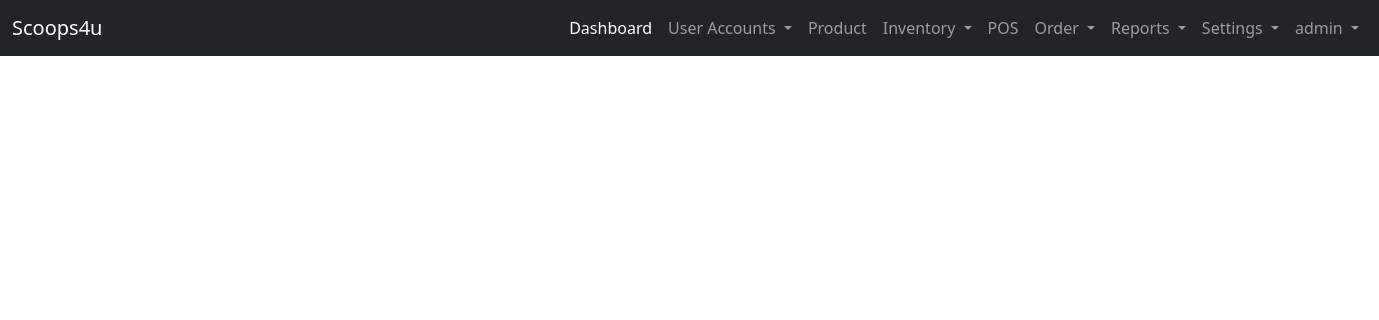
The app's page /user-site/list-inquiry/ (signed in), older data.
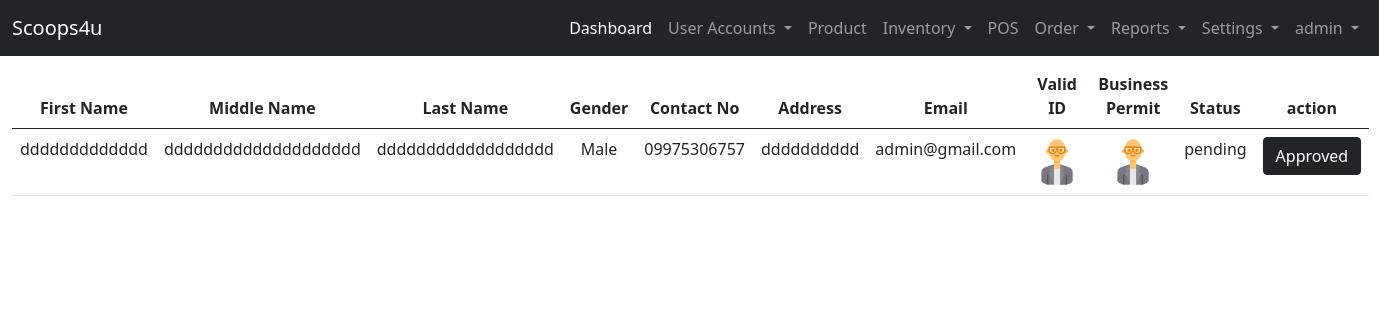
The same page, newer data.
### admin_site/models.py (models this page shows, shortened)
class Reseller(models.Model):
    STATUS = (("pending","pending"),("active","active"),("inactive","inactive"))
    BOOLCHOICE = (("Male","Male"),("Female","Female"))
    reseller_fname =models.CharField(max_length=200, verbose_name='First Name')
    reseller_mname =models.CharField(max_length=200, verbose_name='Middle Name')
    reseller_lname =models.CharField(max_length=200, verbose_name='Last Name')
    reseller_gender = models.CharField(max_length = 50,choices=BOOLCHOICE, verbose_name='Gender')
    reseller_contact =models.CharField(max_length = 12, verbose_name='Contact Number')
    reseller_address =models.TextField(null=False, verbose_name='Address')
    reseller_email =models.EmailField(unique=True, max_length=200, verbose_name='Email')
    reseller_id =models.ImageField( upload_to=image_path, verbose_name='valid id')
    reseller_businessp =models.ImageField( upload_to=image_path,verbose_name='business id')
    reseller_status =models.CharField(max_length=200, null=True, choices=STATUS, verbose_name='Status')

### admin_site/views.py (the view)
# urls.py: path('list-inquiry/', views.list_inquiry, name='list_inquiry'),
@login_required(login_url='landing_page:login')
def list_inquiry(request):
    list_inquiry = Reseller.objects.order_by('-id').filter(reseller_status = "pending")
    context = {'list_inquiry':list_inquiry}
    return render(request, 'admin_site/user/list_inquiry.html', context)

### templates/admin_site/user/list_inquiry.html
{% extends 'admin_site/base.html' %}
{% block template %}
    {% if list_inquiry %}
    <table class="table table-hover text-center">
        <thead>
            <tr>
                <th>First Name</th>
                <th>Middle Name</th>
                <th>Last Name</th>
                <th>Gender</th>
                <th>Contact No</th>
                <th>Address</th>
                <th>Email</th>
                <th>Valid ID</th>
                <th>Business Permit</th>
                <th>Status</th>
                <th>action</th>
            </tr>
            <tbody>
                {% for list in list_inquiry %}
                <tr>
                    <td>{{ list.reseller_fname }}</td>
                    <td>{{ list.reseller_mname }}</td>
                    <td>{{ list.reseller_lname }}</td>
                    <td>{{ list.reseller_gender }}</td>
                    <td>{{ list.reseller_contact }}</td>
                    <td>{{ list.reseller_address }}</td>
                    <td>{{ list.reseller_email }}</td>
                    <td><a href="{% url 'admin_site:viewingpic_vid' list.id %}"><img src="/media/{{ list.reseller_id}}" alt="Valid-ID" width="50" class="rounded-circle"></a></td>
                    <td><a href="{% url 'admin_site:viewingpic_bpermit' list.id %}"><img src="/media/{{ list.reseller_businessp}}" alt="Valid-ID" width="50" class="rounded-circle"></a></td>
                    <td>{{ list.reseller_status }}</td>
                    <td><a href="{% url 'admin_site:register' list.id %}" class="btn btn-dark">Approved</a></td>
                </tr>
                {% endfor %}
            </tbody>
        </thead>
    </table>
    {% endif %}
{% endblock template %}

Row changes from the older to the newer data that the page shows:
added Reseller: reseller_fname "ddddddddddddd", reseller_mname "dddddddddddddddddddd", reseller_lname "dddddddddddddddddd", reseller_gender "Male", reseller_contact "09975306757", reseller_address "dddddddddd", reseller_email "admin@gmail.com", reseller_id (picture), reseller_businessp (picture), reseller_status "pending"
Text that changed along with them:
text now shown: "First Name Middle Name Last Name Gender Contact No Address Email Valid ID Business Permit Status action"
